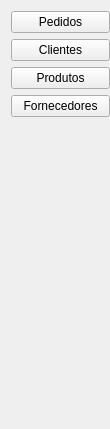
            <widget class="QWidget" name="page_3">
             <property name="geometry">
              <rect>
               <x>0</x>
               <y>0</y>
               <width>110</width>
               <height>429</height>
              </rect>
             </property>
             <attribute name="label">
              <string>Consulta</string>
             </attribute>
             <layout class="QVBoxLayout" name="verticalLayout_7">
              <property name="rightMargin">
               <number>0</number>
              </property>
              <item>
               <widget class="QPushButton" name="btn_consultar_pedidos">
                <property name="text">
                 <string>Pedidos</string>
                </property>
               </widget>
              </item>
              <item>
               <widget class="QPushButton" name="btn_consultar_clientes">
                <property name="text">
                 <string>Clientes</string>
                </property>
               </widget>
              </item>
              <item>
               <widget class="QPushButton" name="btn_consultar_produtos">
                <property name="text">
                 <string>Produtos</string>
                </property>
               </widget>
              </item>
              <item>
               <widget class="QPushButton" name="btn_consultar_fornecedores">
                <property name="text">
                 <string>Fornecedores</string>
                </property>
               </widget>
              </item>
              <item>
               <spacer name="verticalSpacer_3">
                <property name="orientation">
                 <enum>Qt::Orientation::Vertical</enum>
                </property>
                <property name="sizeHint" stdset="0">
                 <size>
                  <width>20</width>
                  <height>40</height>
                 </size>
                </property>
               </spacer>
              </item>
             </layout>
            </widget>
